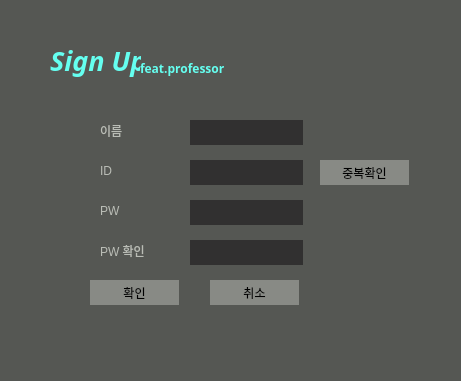
   <widget class="QWidget" name="sign_widget" native="true">
    <property name="geometry">
     <rect>
      <x>290</x>
      <y>90</y>
      <width>461</width>
      <height>381</height>
     </rect>
    </property>
    <property name="styleSheet">
     <string notr="true">background-color: rgb(85, 87, 83);
border-radius: 25px;

</string>
    </property>
    <widget class="QLabel" name="label_4">
     <property name="geometry">
      <rect>
       <x>100</x>
       <y>120</y>
       <width>67</width>
       <height>21</height>
      </rect>
     </property>
     <property name="styleSheet">
      <string notr="true">color: rgb(186, 189, 182);</string>
     </property>
     <property name="text">
      <string>이름</string>
     </property>
    </widget>
    <widget class="QLabel" name="label_5">
     <property name="geometry">
      <rect>
       <x>100</x>
       <y>160</y>
       <width>67</width>
       <height>21</height>
      </rect>
     </property>
     <property name="styleSheet">
      <string notr="true">color: rgb(186, 189, 182);</string>
     </property>
     <property name="text">
      <string>ID</string>
     </property>
    </widget>
    <widget class="QLineEdit" name="name">
     <property name="geometry">
      <rect>
       <x>190</x>
       <y>120</y>
       <width>113</width>
       <height>25</height>
      </rect>
     </property>
     <property name="styleSheet">
      <string notr="true">color: rgb(238, 238, 236);
background-color: rgb(49, 48, 48);
</string>
     </property>
     <property name="text">
      <string/>
     </property>
    </widget>
    <widget class="QLineEdit" name="sign_id">
     <property name="geometry">
      <rect>
       <x>190</x>
       <y>160</y>
       <width>113</width>
       <height>25</height>
      </rect>
     </property>
     <property name="styleSheet">
      <string notr="true">color: rgb(238, 238, 236);
background-color: rgb(49, 48, 48);
</string>
     </property>
    </widget>
    <widget class="QLabel" name="label_6">
     <property name="geometry">
      <rect>
       <x>50</x>
       <y>30</y>
       <width>91</width>
       <height>61</height>
      </rect>
     </property>
     <property name="font">
      <font>
       <family>Ubuntu Condensed</family>
       <pointsize>20</pointsize>
       <weight>75</weight>
       <italic>true</italic>
       <bold>true</bold>
      </font>
     </property>
     <property name="styleSheet">
      <string notr="true">color: rgb(101, 255, 240);</string>
     </property>
     <property name="text">
      <string>Sign Up </string>
     </property>
    </widget>
    <widget class="QLineEdit" name="sign_pw">
     <property name="geometry">
      <rect>
       <x>190</x>
       <y>200</y>
       <width>113</width>
       <height>25</height>
      </rect>
     </property>
     <property name="styleSheet">
      <string notr="true">color: rgb(238, 238, 236);
background-color: rgb(49, 48, 48);
</string>
     </property>
    </widget>
    <widget class="QLabel" name="label_7">
     <property name="geometry">
      <rect>
       <x>100</x>
       <y>200</y>
       <width>67</width>
       <height>21</height>
      </rect>
     </property>
     <property name="styleSheet">
      <string notr="true">color: rgb(186, 189, 182);</string>
     </property>
     <property name="text">
      <string>PW</string>
     </property>
    </widget>
    <widget class="QPushButton" name="confirm_btn">
     <property name="geometry">
      <rect>
       <x>90</x>
       <y>280</y>
       <width>89</width>
       <height>25</height>
      </rect>
     </property>
     <property name="styleSheet">
      <string notr="true">QPushButton{
background-color: rgb(136, 138, 133);
border-style: solid;
border-radius: 20px
}
QPushButton:hover{
background-color: rgb(180, 255, 255);
border-style: solid;
border-radius: 20px}

QPushButton:pressed{
background-color: rgb(100, 255, 255);
border-style: solid;
border-radius: 20px}
</string>
     </property>
     <property name="text">
      <string>확인</string>
     </property>
    </widget>
    <widget class="QPushButton" name="back_btn">
     <property name="geometry">
      <rect>
       <x>210</x>
       <y>280</y>
       <width>89</width>
       <height>25</height>
      </rect>
     </property>
     <property name="styleSheet">
      <string notr="true">QPushButton{
background-color: rgb(136, 138, 133);
border-style: solid;
border-radius: 20px
}
QPushButton:hover{
background-color: rgb(180, 255, 255);
border-style: solid;
border-radius: 20px}

QPushButton:pressed{
background-color: rgb(100, 255, 255);
border-style: solid;
border-radius: 20px}
</string>
     </property>
     <property name="text">
      <string>취소</string>
     </property>
    </widget>
    <widget class="QPushButton" name="idcheck_btn">
     <property name="geometry">
      <rect>
       <x>320</x>
       <y>160</y>
       <width>89</width>
       <height>25</height>
      </rect>
     </property>
     <property name="styleSheet">
      <string notr="true">QPushButton{
background-color: rgb(136, 138, 133);
border-style: solid;
border-radius: 20px
}
QPushButton:hover{
background-color: rgb(180, 255, 255);
border-style: solid;
border-radius: 20px}

QPushButton:pressed{
background-color: rgb(100, 255, 255);
border-style: solid;
border-radius: 20px}
</string>
     </property>
     <property name="text">
      <string>중복확인</string>
     </property>
    </widget>
    <widget class="QLineEdit" name="sign_pw_2">
     <property name="geometry">
      <rect>
       <x>190</x>
       <y>240</y>
       <width>113</width>
       <height>25</height>
      </rect>
     </property>
     <property name="styleSheet">
      <string notr="true">color: rgb(238, 238, 236);
background-color: rgb(49, 48, 48);
</string>
     </property>
     <property name="text">
      <string/>
     </property>
    </widget>
    <widget class="QLabel" name="label_8">
     <property name="geometry">
      <rect>
       <x>100</x>
       <y>240</y>
       <width>67</width>
       <height>21</height>
      </rect>
     </property>
     <property name="styleSheet">
      <string notr="true">color: rgb(186, 189, 182);</string>
     </property>
     <property name="text">
      <string>PW 확인</string>
     </property>
    </widget>
    <widget class="QLabel" name="label_25">
     <property name="geometry">
      <rect>
       <x>140</x>
       <y>60</y>
       <width>101</width>
       <height>17</height>
      </rect>
     </property>
     <property name="font">
      <font>
       <family>Ubuntu Condensed</family>
       <weight>75</weight>
       <bold>true</bold>
      </font>
     </property>
     <property name="styleSheet">
      <string notr="true">color: rgb(101, 255, 240);</string>
     </property>
     <property name="text">
      <string>feat.professor</string>
     </property>
    </widget>
   </widget>
